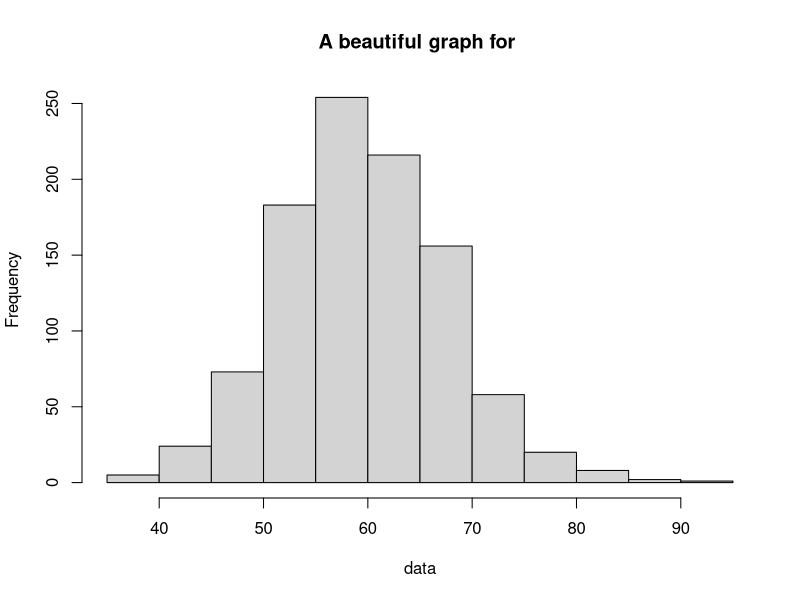

The R source for this figure: (Note: this script raises an error after producing the figure.)

# Source this awesome script to do clever data science!
if(!require(here)) install.packages("here")

user_name = readline("Hello there! Please type your username and press Enter: ")

fav_num = sample(10:100, 1)
cat("Okay", user_name, "I'm going to guess your favourite number is...", fav_num, "!")
cat("\n\nSo, I'll make a beautiful graph of a Poisson distribution with lambda =", fav_num)

data = rpois(1000, fav_num)
hist(data, main = paste0("A beautiful graph for ", user_name))

cat("\n\nLet me save this beautiful graph and the data behind it...")

filename = paste0("data_",user_name,"_",format(Sys.time(), "%Hh%M"),".rds")
saveRDS(data, here::here("data", filename))

graphname = paste0("graph_",user_name,"_",format(Sys.time(), "%Hh%M"),".png")
png(here::here("figures", graphname))
hist(data, main = paste0("A beautiful graph for ", user_name))
dev.off()

cat("\n\nDone! Don't forget to commit the changes ;)")

cat("Adding a line at the bottom\n")
